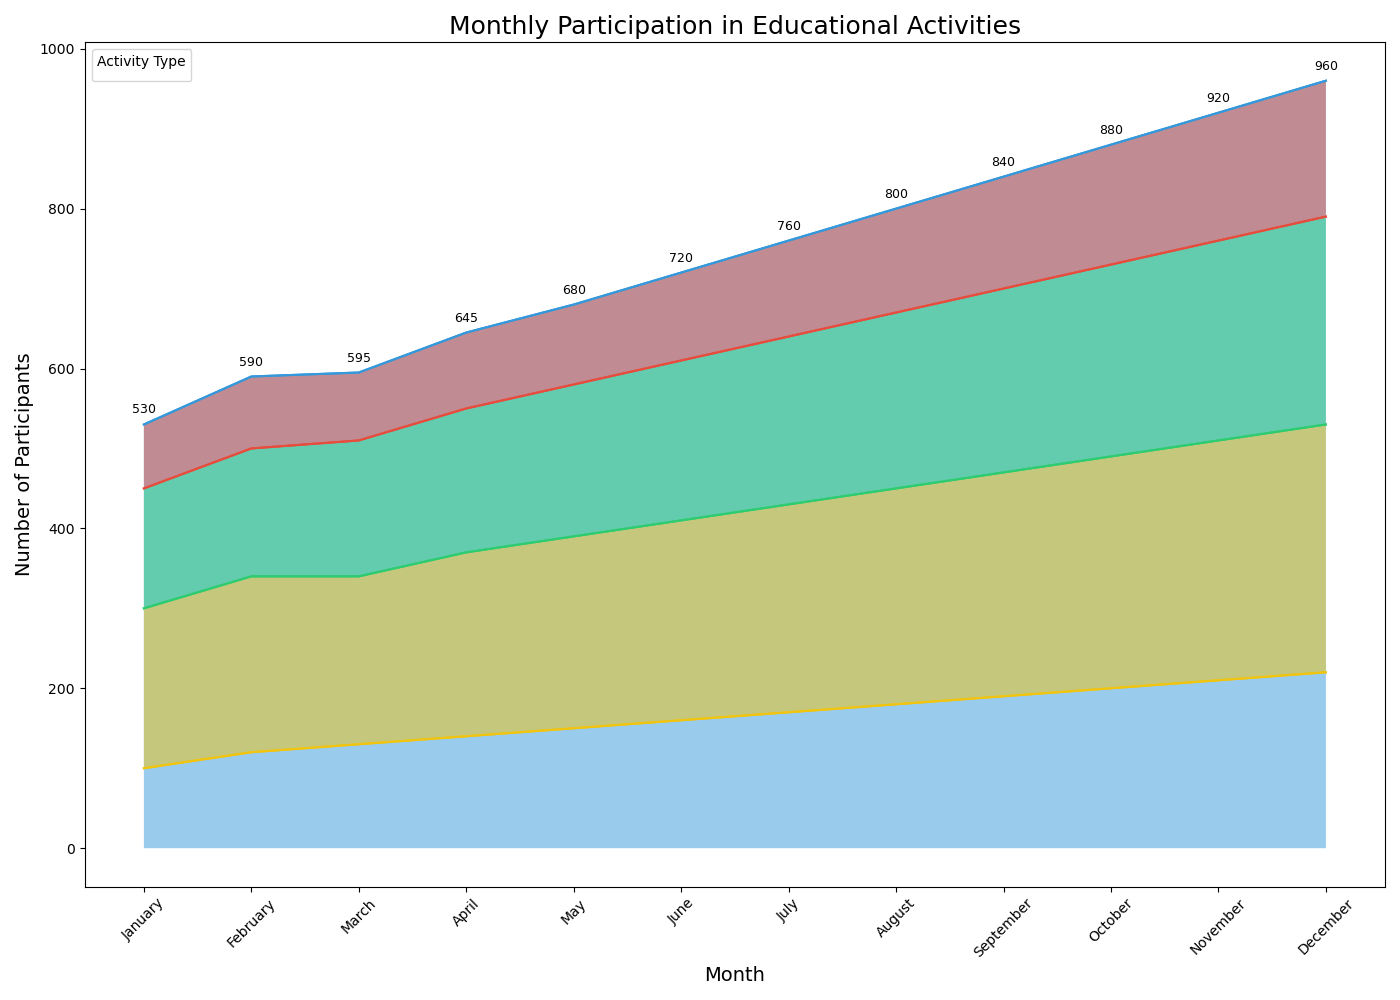

The script that drew this image:

import pandas as pd
import seaborn as sns
import matplotlib.pyplot as plt

# Data in a Python dictionary
data = {
    'Month': ['January', 'February', 'March', 'April', 'May', 'June', 'July', 'August', 'September', 'October', 'November', 'December'],
    'Online Courses': [100, 120, 130, 140, 150, 160, 170, 180, 190, 200, 210, 220],
    'Workshops': [200, 220, 210, 230, 240, 250, 260, 270, 280, 290, 300, 310],
    'Seminars': [150, 160, 170, 180, 190, 200, 210, 220, 230, 240, 250, 260],
    'Self-Study': [80, 90, 85, 95, 100, 110, 120, 130, 140, 150, 160, 170]
}

# Create a DataFrame
df = pd.DataFrame(data)
df.index = df['Month']
df.drop('Month', axis=1, inplace=True)

# Plotting the stacked area chart
plt.figure(figsize=(14, 10))
pal = ['#3498db', '#e74c3c', '#2ecc71', '#f1c40f']

# Cumulate the values
df_cum = df.cumsum(axis=1)

# Plot the categories in reverse order
category_names = df.columns[::-1]
for i, column in enumerate(category_names):
    sns.lineplot(data=df_cum, x=df.index, y=column, color=pal[i])

# Fill the area between the lines
for i, column in enumerate(category_names):
    if i == 0:
        sns.lineplot(data=df_cum, x=df.index, y=column, color=pal[i])
        plt.fill_between(df.index, 0, df_cum[column], facecolor=pal[i], alpha=0.5)
    else:
        sns.lineplot(data=df_cum, x=df.index, y=column, color=pal[i])
        plt.fill_between(df.index, df_cum[category_names[i - 1]], df_cum[column], facecolor=pal[i], alpha=0.5)

# Add annotations
for i, value in enumerate(df_cum['Self-Study']):
    plt.text(i, value + 10, f"{value}", ha='center', va='bottom', fontsize=9)

# Customize the chart
plt.title('Monthly Participation in Educational Activities', fontsize=18)
plt.xticks(rotation=45)
plt.xlabel('Month', fontsize=14)
plt.ylabel('Number of Participants', fontsize=14)
plt.legend(title='Activity Type', loc='upper left')
plt.tight_layout()
plt.show()
